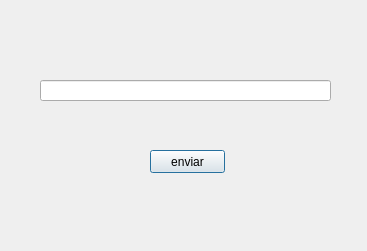
<?xml version="1.0" encoding="UTF-8"?>
<ui version="4.0">
 <class>PIBITIDialogBase</class>
 <widget class="QDialog" name="PIBITIDialogBase">
  <property name="geometry">
   <rect>
    <x>0</x>
    <y>0</y>
    <width>367</width>
    <height>251</height>
   </rect>
  </property>
  <property name="windowTitle">
   <string>PIBITI</string>
  </property>
  <widget class="QLineEdit" name="lineEdit">
   <property name="geometry">
    <rect>
     <x>40</x>
     <y>80</y>
     <width>291</width>
     <height>21</height>
    </rect>
   </property>
  </widget>
  <widget class="QPushButton" name="pushButton">
   <property name="geometry">
    <rect>
     <x>150</x>
     <y>150</y>
     <width>75</width>
     <height>23</height>
    </rect>
   </property>
   <property name="text">
    <string>enviar</string>
   </property>
  </widget>
 </widget>
 <resources/>
 <connections/>
</ui>
